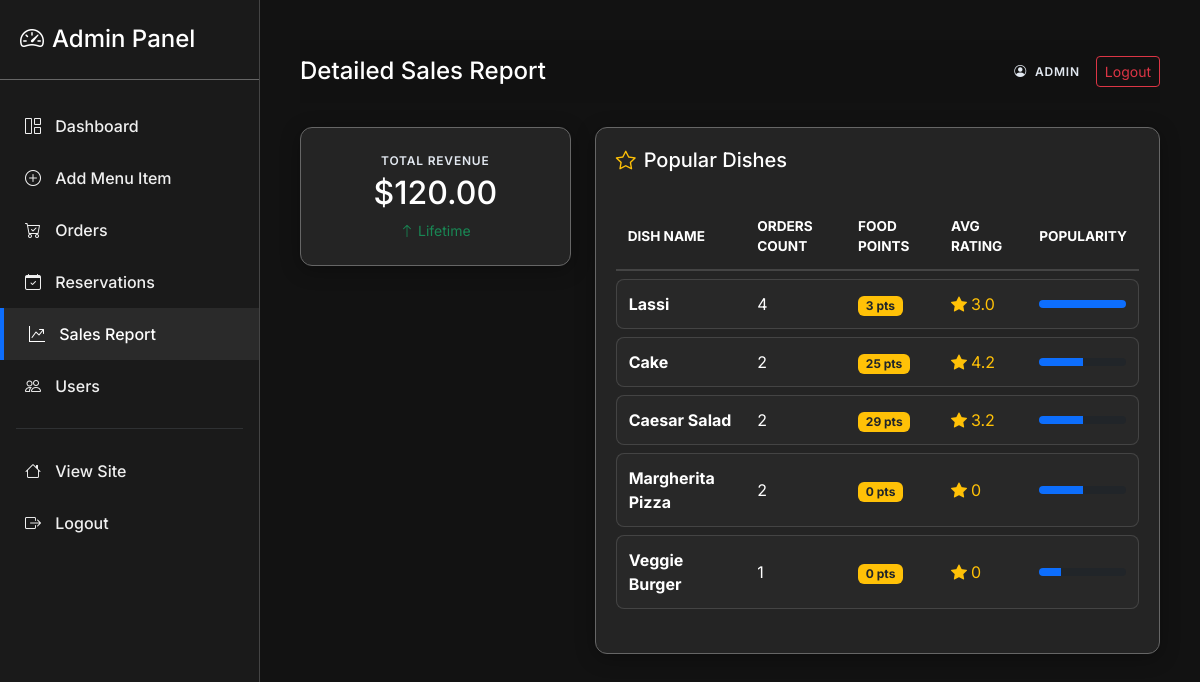
Page /admin/sales (signed in) on the committed database.
### app.py (models this page shows, shortened)
class MenuItem(db.Model):
    id = db.Column(db.Integer, primary_key=True)
    name = db.Column(db.String(150), nullable=False)
    price = db.Column(db.Float, nullable=False, default=0.0)
    category = db.Column(db.String(100), nullable=True)
    ingredients = db.Column(db.String(400), nullable=True)
    availability = db.Column(db.Boolean, default=True)  # NOTE: matches templates
    image = db.Column(db.String(300), nullable=True)
    ratings = db.relationship('Rating', backref='menu_item', lazy=True, cascade="all, delete-orphan")
    def get_average_rating(self):
        if not self.ratings:
            return 0
        return round(sum(r.score for r in self.ratings) / len(self.ratings), 1)
    def get_total_rating_points(self):
        return sum(r.score for r in self.ratings)

### app.py (the view)
@app.route('/admin/sales')
@admin_required
def sales_report():
    orders = Order.query.all()
    total_sales = db.session.query(db.func.sum(Order.total)).scalar() or 0
    dish_counts = {}
    for o in orders:
        try:
            items = json.loads(o.items)
            for item in items:
                name = item.get('name')
                qty = item.get('qty', 0)
                if name:
                    dish_counts[name] = dish_counts.get(name, 0) + qty
        except:
            continue
    popular = []
    for k, v in dish_counts.items():
        item = MenuItem.query.filter_by(name=k).first()
        avg = item.get_average_rating() if item else 0
        points = item.get_total_rating_points() if item else 0
        popular.append({
            'name': k,
            'count': v,
            'avg_rating': avg,
            'total_points': points
        })
    popular = sorted(popular, key=lambda x: x['count'], reverse=True)
    return render_template('admin/sales.html', total_sales=total_sales, popular=popular)

### app.py (called while the page is built)
def admin_required(fn):
    @wraps(fn)
    def wrapper(*args, **kwargs):
        if not session.get('is_admin'):
            flash('Admin login required.')
            return redirect(url_for('admin_login'))
        return fn(*args, **kwargs)
    return wrapper

@app.context_processor
def inject_global_data():
    cart = session.get('cart', {})
    count = sum(cart.values()) if isinstance(cart, dict) else 0
    all_items = MenuItem.query.all()
    best_item = None
    max_avg = 0
    for it in all_items:
        avg = it.get_average_rating()
        if avg > max_avg:
            max_avg = avg
            best_item = it
    return dict(cart_count=count, best_rated_item=best_item)

### templates/admin/sales.html (shortened to what this page needs)
{% extends 'admin/admin_base.html' %}
{% block admin_title %}Detailed Sales Report{% endblock %}
{% block content %}
<div class="row g-4">
  <div class="col-md-4">
    <div class="glass-card text-center py-4">
      <div class="text-muted small mb-1">Total Revenue</div>
      <h2 class="text-white mb-0">${{ '%.2f'|format(total_sales or 0) }}</h2>
      <div class="mt-2 small text-success"><i class="bi bi-arrow-up"></i> Lifetime</div>
    </div>
  </div>
  <div class="col-md-8">
    <div class="glass-card">
      <h5 class="text-white mb-4"><i class="bi bi-star me-2 text-warning"></i>Popular Dishes</h5>
      <div class="table-responsive">
        <table class="admin-table">
          <thead>
            <tr>
              <th>Dish Name</th>
              <th>Orders Count</th>
              <th>Food Points</th>
              <th>Avg Rating</th>
              <th>Popularity</th>
            </tr>
          </thead>
          <tbody>
            {% for dish in popular %}
            <tr>
              <td><span class="fw-bold text-white">{{ dish.name }}</span></td>
              <td>{{ dish.count }}</td>
              <td><span class="badge bg-warning text-dark">{{ dish.total_points }} pts</span></td>
              <td>
                <span class="text-warning">
                  <i class="bi bi-star-fill me-1"></i>{{ dish.avg_rating }}
                </span>
              </td>
              <td>
                <div class="progress bg-dark" style="height: 8px;">
                  {% set max_count = popular[0].count if popular else 1 %}
                  {% set percent = (dish.count / max_count) * 100 %}
                  <div class="progress-bar bg-primary" role="progressbar" style="width: {{ percent }}%"></div>
                </div>
              </td>
            </tr>
            {% else %}
            <tr>
              <td colspan="3" class="text-center text-muted">No sales data available.</td>
            </tr>
            {% endfor %}
          </tbody>
        </table>
      </div>
    </div>
  </div>
</div>
{% endblock %}

### static/css/admin.css (style rules this page uses)
:root { --admin-bg: #121212; --sidebar-bg: #1a1a1a; --card-bg: #242424; --border-color: #444444; --border-whitish: #666666; --text-main: #ffffff; --text-muted: #ffffff; --text-stylish: #e2e8f0; --accent-color: #0d6efd; --accent-hover: #0b5ed7; --sidebar-width: 260px; }
body.admin-body { background-color: var(--admin-bg); color: var(--text-main); font-family: 'Inter', sans-serif; overflow-x: hidden; }
.text-muted { color: var(--text-stylish) !important; letter-spacing: 0.8px; text-transform: uppercase; font-size: 0.75rem; font-weight: 600; }
.small.text-muted { font-weight: 600; }
.glass-card { background: var(--card-bg); border: 1px solid var(--border-whitish); border-radius: 12px; padding: 20px; box-shadow: 0 4px 20px rgba(0, 0, 0, 0.3); margin-bottom: 20px; }
.admin-table { width: 100%; margin-bottom: 1rem; color: var(--text-main); border-collapse: separate; border-spacing: 0 8px; }
.admin-table thead th { background: transparent; border-bottom: 2px solid var(--border-color); color: var(--text-main); text-transform: uppercase; font-size: 0.85rem; padding: 12px; }
.admin-table tbody tr { background: rgba(255, 255, 255, 0.02); transition: 0.3s; }
.admin-table td { padding: 12px; vertical-align: middle; border-top: 1px solid var(--border-color); border-bottom: 1px solid var(--border-color); }
.admin-table td:first-child { border-left: 1px solid var(--border-color); border-top-left-radius: 8px; border-bottom-left-radius: 8px; }
.admin-table td:last-child { border-right: 1px solid var(--border-color); border-top-right-radius: 8px; border-bottom-right-radius: 8px; }

### rows in the picture
MenuItem: name "Lassi", count "4", total_points "3", avg_rating "3.0", {{ percent }} 100.0 (drawn)
MenuItem: name "Cake", count "2", total_points "25", avg_rating "4.2", {{ percent }} 50.0 (drawn)
MenuItem: name "Caesar Salad", count "2", total_points "29", avg_rating "3.2", {{ percent }} 50.0 (drawn)
MenuItem: name "Margherita Pizza", count "2", total_points "0", avg_rating "0", {{ percent }} 50.0 (drawn)
MenuItem: name "Veggie Burger", count "1", total_points "0", avg_rating "0", {{ percent }} 25.0 (drawn)

### other values in the picture
{{ '%.2f'|format(total_sales or 0) }} "120.00"
